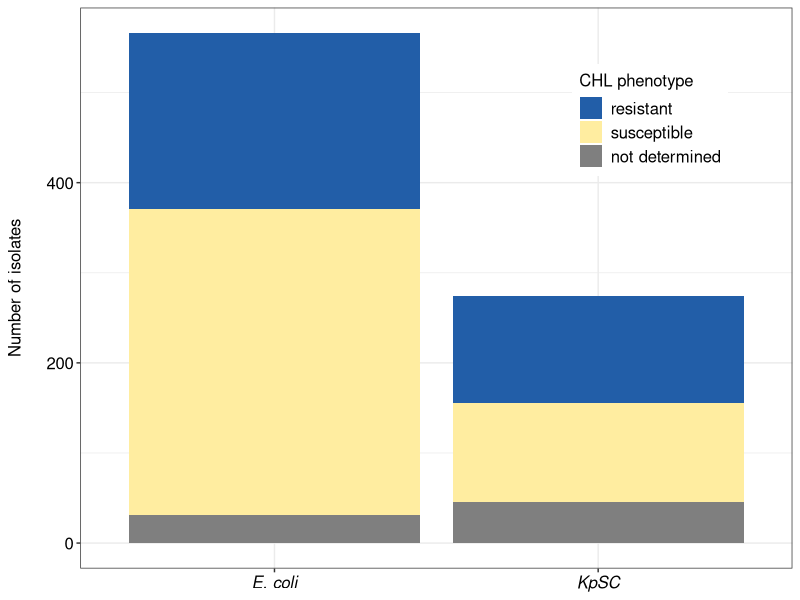
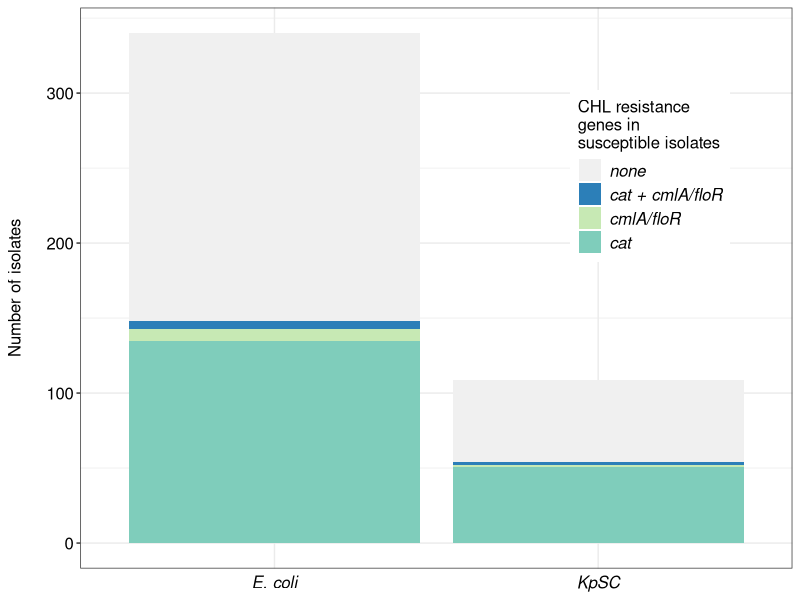
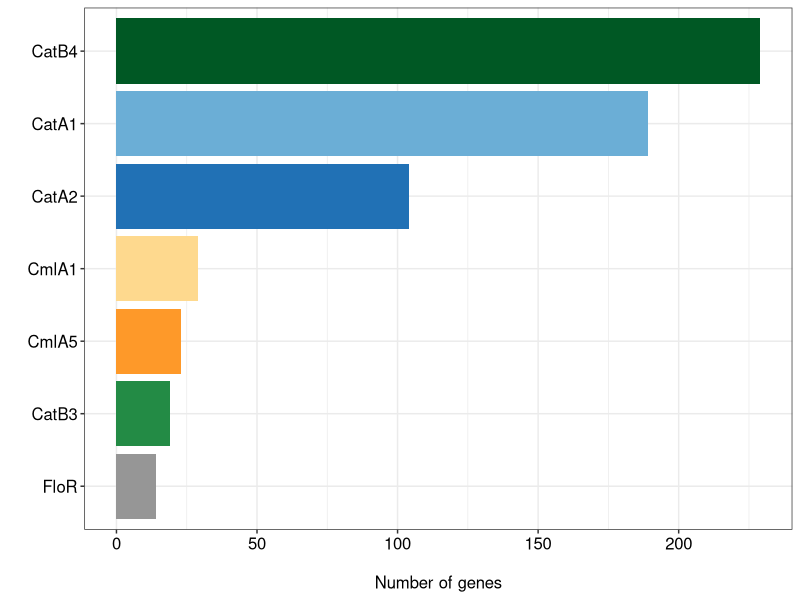
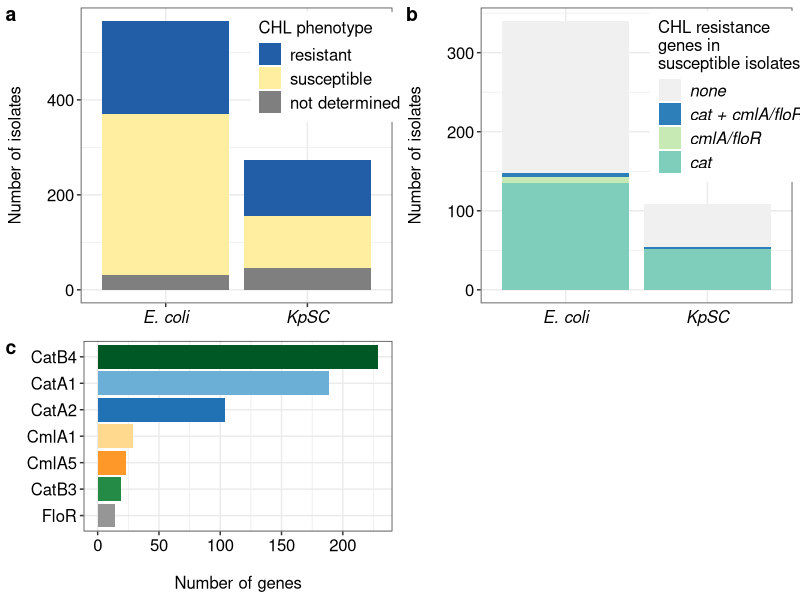
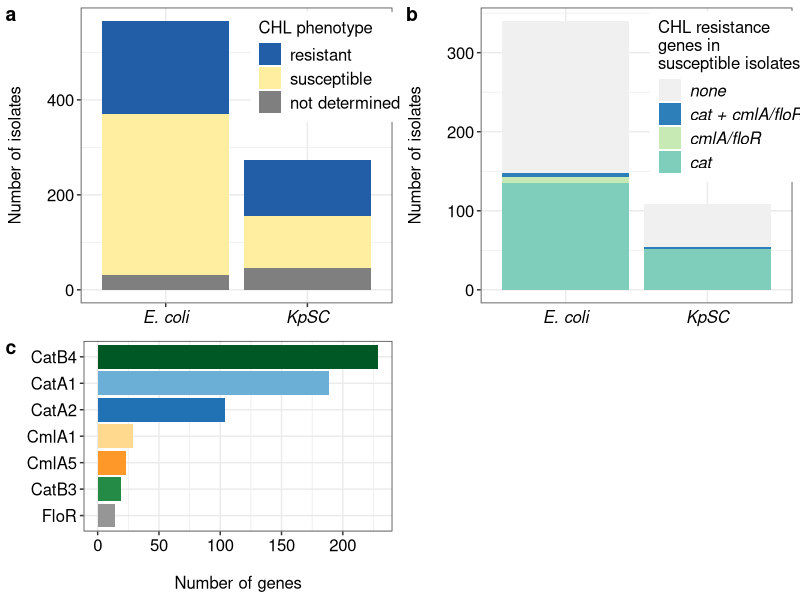
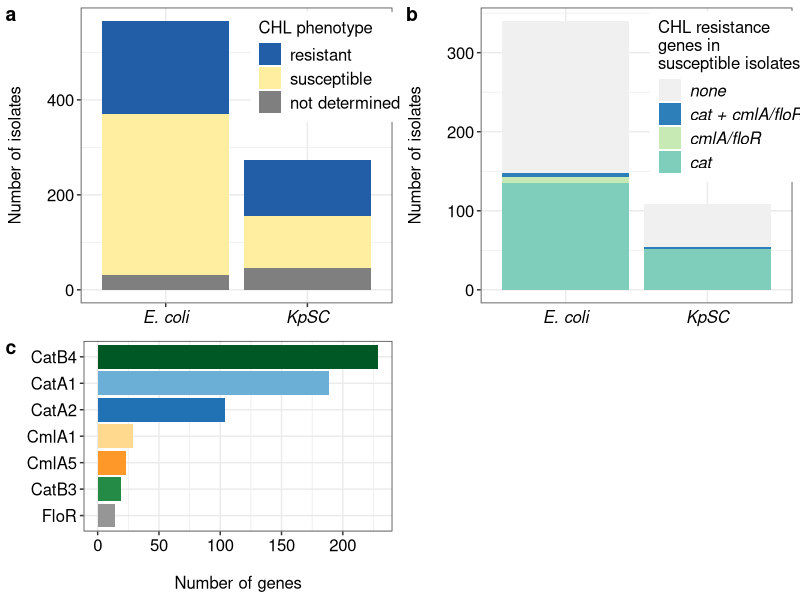
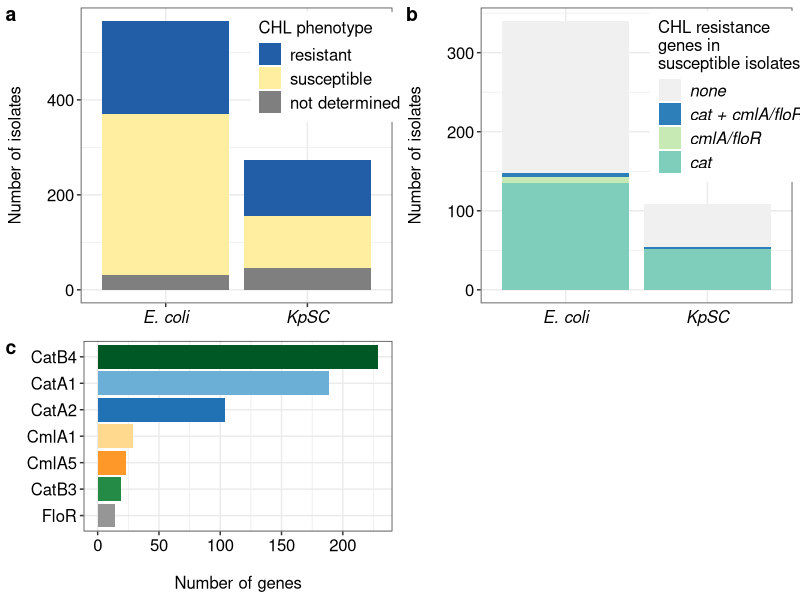

These figures' R source, in order:
#title: "Characteristics of isolates used in this study"
#author: "FEG"
#date: 16/11/23


##################
#### Figure 1 ####
##################


# load packages

library(tidyverse)
library(ggpubr)
library(here)

# set working directory and read in data table

CHL.all <- read.csv(here("Fig1/suppl.table1_v2.csv"))

counts <- read.csv(here("Fig1/suppl.table1.counts.csv"))

#### Fig1A ####

fig1A_MS <- ggplot(CHL.all, aes(species))+
  theme_bw()+
  geom_bar(aes(fill=CHL))+
  scale_fill_manual(values = c("#225ea8", "#ffeda0", "#f5f5f5"), # first yellow color: #d8b365, #previous version ("#5ab4ac", "#feb24c", "#f5f5f5")
                    name = "CHL phenotype",
                    labels = c("resistant", "susceptible", "not determined")
  )+
  labs(y = "Number of isolates\n")+
  theme(axis.title.y = element_text(size=12, colour="black"),
        axis.title.x = element_blank(),
        axis.text.x  = element_text(size=12, colour="black", face="italic"),
        axis.text.y  = element_text(size=12, colour="black"),
        strip.text.x = element_text(colour="black", size=12, face="plain"),
        #legend.position = ("bottom"),
        legend.position = c(.8,.8),
        legend.title = element_text(size = 12, colour = "black"),
        legend.text = element_text(size = 12, colour = "black"),
  )+
  guides(fill=guide_legend(nrow=3, byrow=TRUE))


fig1A_MS


#### Fig1B ####

# select CHL susceptible isolates only 
chl.s <- 
  CHL.all %>% 
    filter(CHL == "S") %>%
    mutate(dummy = "nothing") %>% 
    droplevels() %>% 
    rowwise() %>%
    mutate(gene_category = case_when(
      sum(across(matches("Cat"))) > 0 & sum(across(matches("Cml|Flo"))) > 0 ~ "both",
      sum(across(matches("Cat"))) > 0  ~ "cat",
      sum(across(matches("Cml|Flo"))) > 0 ~ "other",
      TRUE ~ "no_R_gene")) %>%
    mutate_if(is.character, as.factor)

# reorder levels 

levels(chl.s$gene_category)
chl.s$gene_category <- fct_relevel(chl.s$gene_category,c("no_R_gene","both","other","cat"))

# plot
fig1B_MS <- ggplot(chl.s, aes(species))+
  theme_bw()+
  geom_bar(aes(fill=gene_category))+
  scale_fill_manual(values = c("#f0f0f0", "#2c7fb8", "#c7e9b4", "#7fcdbb"),
                    name = "CHL resistance \ngenes in \nsusceptible isolates",
                    labels= c("none", "cat + cmlA/floR", "cmlA/floR", "cat")
  )+
  labs(y = "Number of isolates\n")+
  theme(axis.title.y = element_text(size=12, colour="black"),
        axis.title.x = element_blank(),
        axis.text.x = element_text(size=12, colour="black", face = "italic"),
        axis.ticks.x = element_blank(),
        axis.text.y  = element_text(size=12, colour="black"),
        strip.text.x = element_text(colour="black", size=12, face="plain"),
        legend.position = c(.8,.7),
        legend.title = element_text(size = 12, colour = "black"),
        legend.text = element_text(size = 12, colour = "black", face = "italic"),
  )+
  guides(fill=guide_legend(nrow=4, byrow=TRUE))


fig1B_MS


####### Fig 1c #######


Fig1C_MS <- ggplot(data = counts, aes(fct_rev(fct_infreq(gene))))+
  geom_bar(aes(fill=gene))+
  theme_bw()+
  coord_flip()+
  #facet_grid("species")
  scale_fill_manual(values = c("#6baed6", "#2171b5", "#238b45", "#005824", "#fed98e", "#fe9929", "#969696"),
                    name = "")+
  labs(x = "",y = "\nNumber of genes" )+
  theme(axis.title.x = element_text(size=12, colour="black"),
        axis.text  = element_text(size=12, colour="black"),
        #axis.text.y = element_text(face = "italic"),
        legend.position = ("")
  )

Fig1C_MS

#### merge ####


Fig1_MS <- ggarrange(fig1A_MS, fig1B_MS, Fig1C_MS,
                     ncol = 2, nrow = 2, labels = c( "a", "b", "c"),
                     heights = c(5, 4, 4))

Fig1_MS


ggsave(here("Figure1.tiff"), plot = Fig1_MS, device = "tiff", scale =1, width = 25, height = 21, units = "cm", dpi = 300)

ggsave(here("Figure1.png"), plot = Fig1_MS, device = "png", scale =1, width = 25, height = 21, units = "cm", dpi = 300)

ggsave("Figure1.pdf", plot = Fig1_MS, device = "pdf", scale =1, width = 25, height = 21, units = "cm", dpi = 300)
